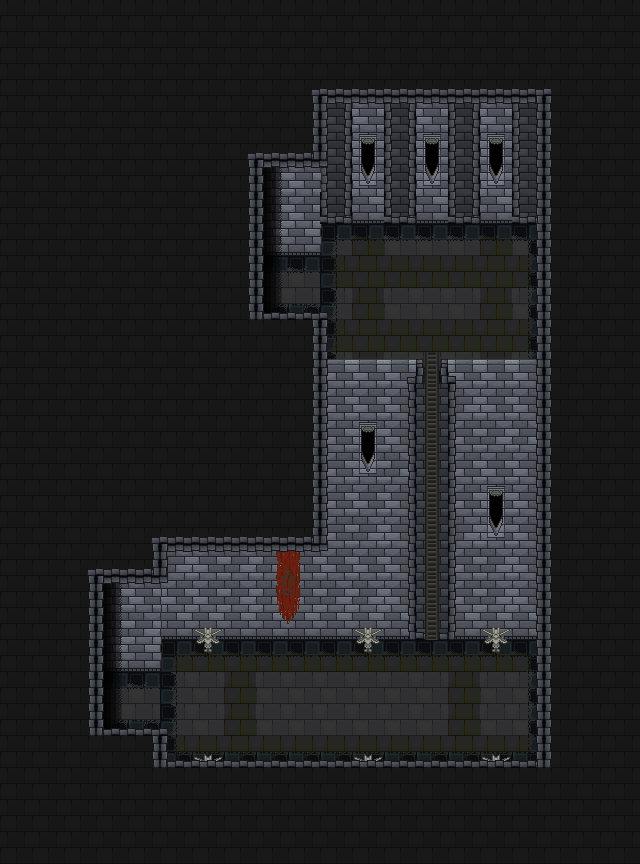

This game map was drawn from its Tiled (.tmx) file and the tilesets committed beside it. A one-line description and the trimmed map source follow:
An orthogonal 20x27 tile map with 32x32 px tiles, 10 tile layers (floor1, floor2, floor3, wall1, ...), 5 tilesets and 48 objects (3x table1, 3x chair1, 3x chair2, world, spawn, ...).

<map version="1.2" tiledversion="1.2.3" orientation="orthogonal" renderorder="right-down" width="20" height="27" tilewidth="32" tileheight="32" infinite="0" nextlayerid="27" nextobjectid="56">
 <tileset firstgid="1" source="castletileset.tsx" />
 <tileset firstgid="82" source="tileset.tsx" />
 <tileset firstgid="163" source="chambertileset.tsx" />
 <tileset firstgid="244" source="dungeonFeatures.tsx" />
 <tileset firstgid="344" source="prop1.tsx" />
 <layer id="11" name="floor1" width="20" height="27">
  <data>[540 cells, 107 non-empty, 3 distinct tile ids]</data>
 </layer>
 <layer id="12" name="floor2" width="20" height="27">
  <data>[540 cells, 68 non-empty, 5 distinct tile ids]</data>
 </layer>
 <layer id="13" name="floor3" width="20" height="27">
  <data>[540 cells, 23 non-empty, 4 distinct tile ids]</data>
 </layer>
 <layer id="14" name="wall1" width="20" height="27">
  <data>[540 cells, 96 non-empty, 7 distinct tile ids]</data>
 </layer>
 <layer id="15" name="wall2" width="20" height="27">
  <data>[540 cells, 46 non-empty, 14 distinct tile ids]</data>
 </layer>
 <layer id="16" name="wall3" width="20" height="27">
  <data>[540 cells, 1 non-empty, 1 distinct tile ids]</data>
 </layer>
 <layer id="17" name="ceiling1" width="20" height="27">
  <data>[540 cells, 374 non-empty, 6 distinct tile ids]</data>
 </layer>
 <layer id="18" name="ceiling2" width="20" height="27">
  <data>[540 cells, 45 non-empty, 4 distinct tile ids]</data>
 </layer>
 <layer id="19" name="ceiling3" width="20" height="27">
  <data>[540 cells, 84 non-empty, 2 distinct tile ids]</data>
 </layer>
 <layer id="20" name="ceiling4" width="20" height="27">
  <data>[540 cells, 0 non-empty, 0 distinct tile ids]</data>
 </layer>
 <objectgroup id="21" name="blockmove" visible="0">
  <object id="1" x="95.3911" y="574.355" width="64.9329" height="87.0235" />
  <object id="2" x="70.2882" y="574.355" width="25.1029" height="159.655" />
  <object id="3" x="70.2882" y="734.009" width="90.0358" height="33.4706" />
  <object id="4" x="160.324" y="767.48" width="383.573" height="26.107" />
  <object id="5" x="543.897" y="94.7217" width="35.1441" height="698.865" />
  <object id="7" x="321.317" y="170.365" width="224.922" height="42.1729" />
  <object id="8" x="256.385" y="170.365" width="64.9329" height="76.6476" />
  <object id="9" x="242.327" y="247.013" width="14.0576" height="73.9699" />
  <object id="10" x="242.327" y="320.983" width="76.9823" height="53.5529" />
  <object id="11" x="159.989" y="374.536" width="262.744" height="253.372" />
  <object id="12" x="441.477" y="375.874" width="102.755" height="252.753" />
  <object id="13" x="484.239" y="626.618" width="23.9836" height="18.6539" />
  <object id="14" x="355.756" y="626.047" width="23.9836" height="18.6539" />
  <object id="15" x="196.246" y="625.666" width="23.9836" height="18.6539" />
  <object id="16" x="196.246" y="760.812" width="23.9836" height="18.6539" />
  <object id="17" x="356.517" y="760.431" width="23.9836" height="18.6539" />
  <object id="18" x="484.43" y="760.431" width="23.9836" height="18.6539" />
 </objectgroup>
 <objectgroup id="22" name="bg">
  <object id="19" x="346.41" y="410.645" width="43.588" height="72.6466" />
  <object id="20" x="469.909" y="473.35" width="51.9997" height="73.4113" />
  <object id="23" x="334.939" y="115.47" width="188.881" height="81.0583" />
 </objectgroup>
 <objectgroup id="23" name="mapinfo">
  <object id="24" name="watchtower" type="world" x="82.5877" y="149.881">
   <point />
  </object>
  <object id="39" name="spawn" x="135.352" y="675.996">
   <point />
  </object>
  <object id="40" name="tran1" type="transition" x="97.1039" y="656.541" width="20.2581" height="80.6421">
   <properties>
    <property name="drop" value="tran3" />
    <property name="dx" type="float" value="15" />
    <property name="dy" type="float" value="0" />
    <property name="map" value="watchtower_3" />
   </properties>
  </object>
  <object id="41" type="ladder" x="425.589" y="364.48" width="12.8827" height="265.414" />
 </objectgroup>
 <objectgroup id="25" name="enemy">
  <object id="42" name="watchtower_4_1" type="normaxe" x="342.438" y="681.281">
   <properties>
    <property name="dir" value="west" />
   </properties>
   <point />
  </object>
  <object id="47" name="watchtower_4_p1" type="table1" x="272.389" y="634.546">
   <properties>
    <property name="dir" value="east" />
   </properties>
   <point />
  </object>
  <object id="48" name="watchtower_4_p2" type="chair1" x="262.552" y="636.403">
   <properties>
    <property name="dir" value="east" />
   </properties>
   <point />
  </object>
  <object id="49" name="watchtower_4_p3" type="chair2" x="310.321" y="636.049">
   <properties>
    <property name="dir" value="east" />
   </properties>
   <point />
  </object>
  <object id="50" name="watchtower_4_p4" type="table1" x="272.659" y="759.161">
   <properties>
    <property name="dir" value="east" />
   </properties>
   <point />
  </object>
  <object id="51" name="watchtower_4_p5" type="chair1" x="262.822" y="761.018">
   <properties>
    <property name="dir" value="east" />
   </properties>
   <point />
  </object>
  <object id="52" name="watchtower_4_p6" type="chair2" x="310.591" y="760.664">
   <properties>
    <property name="dir" value="east" />
   </properties>
   <point />
  </object>
  <object id="53" name="watchtower_4_p7" type="table1" x="415.234" y="758.636">
   <properties>
    <property name="dir" value="east" />
   </properties>
   <point />
  </object>
  <object id="54" name="watchtower_4_p8" type="chair1" x="405.397" y="760.493">
   <properties>
    <property name="dir" value="east" />
   </properties>
   <point />
  </object>
  <object id="55" name="watchtower_4_p9" type="chair2" x="453.166" y="760.139">
   <properties>
    <property name="dir" value="east" />
   </properties>
   <point />
  </object>
 </objectgroup>
 <objectgroup id="26" name="prop" />
 <objectgroup id="24" name="light" visible="0">
  <object id="25" x="192.705" y="597.232">
   <properties>
    <property name="blue" type="float" value="0.029999999999999999" />
    <property name="green" type="float" value="0.16" />
    <property name="lightlevel" type="float" value="7" />
    <property name="red" type="float" value="0.070000000000000007" />
   </properties>
   <point />
  </object>
  <object id="26" x="192.705" y="706.584">
   <properties>
    <property name="blue" type="float" value="0.029999999999999999" />
    <property name="green" type="float" value="0.16" />
    <property name="lightlevel" type="float" value="7" />
    <property name="red" type="float" value="0.070000000000000007" />
   </properties>
   <point />
  </object>
  <object id="27" x="331.88" y="597.232">
   <properties>
    <property name="blue" type="float" value="0.029999999999999999" />
    <property name="green" type="float" value="0.16" />
    <property name="lightlevel" type="float" value="7" />
    <property name="red" type="float" value="0.070000000000000007" />
   </properties>
   <point />
  </object>
  <object id="28" x="334.175" y="711.172">
   <properties>
    <property name="blue" type="float" value="0.029999999999999999" />
    <property name="green" type="float" value="0.16" />
    <property name="lightlevel" type="float" value="7" />
    <property name="red" type="float" value="0.070000000000000007" />
   </properties>
   <point />
  </object>
  <object id="29" x="464.938" y="600.291">
   <properties>
    <property name="blue" type="float" value="0.029999999999999999" />
    <property name="green" type="float" value="0.16" />
    <property name="lightlevel" type="float" value="7" />
    <property name="red" type="float" value="0.070000000000000007" />
   </properties>
   <point />
  </object>
  </objectgroup>
</map>
<!-- 9 of 48 objects omitted -->
